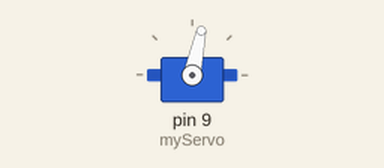
Simulated run of this sketch. Board: Arduino Uno, built with avr-gcc and run on an emulated ATmega328P. Parts: servo.

Above: at 0.05 s.
At 0.6 s:
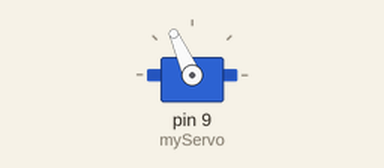
At 0.9 s:
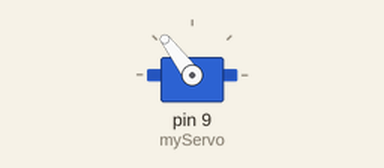
At 1.45 s:
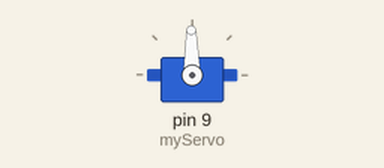
Timing chart, 0 to 3.9 s (numbered marks = the images above):
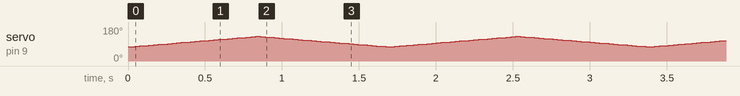

The sketch:

Servo_Angle_Sweep.ino
```cpp
#include <Servo.h>

Servo myServo;

int minAngle = 75;
int maxAngle = 130;

int pos = minAngle;

void setup() {
  // put your setup code here, to run once:
  myServo.attach(9);
  Serial.begin(9600);

}

void loop() {
  // put your main code here, to run repeatedly:
  for (int i = minAngle; i <= maxAngle; i++) {
    myServo.write(i);
    delay(15);
  }
  for (int j = maxAngle; j >= minAngle; j--) {
    myServo.write(j);
    delay(15);
  }

}
```
